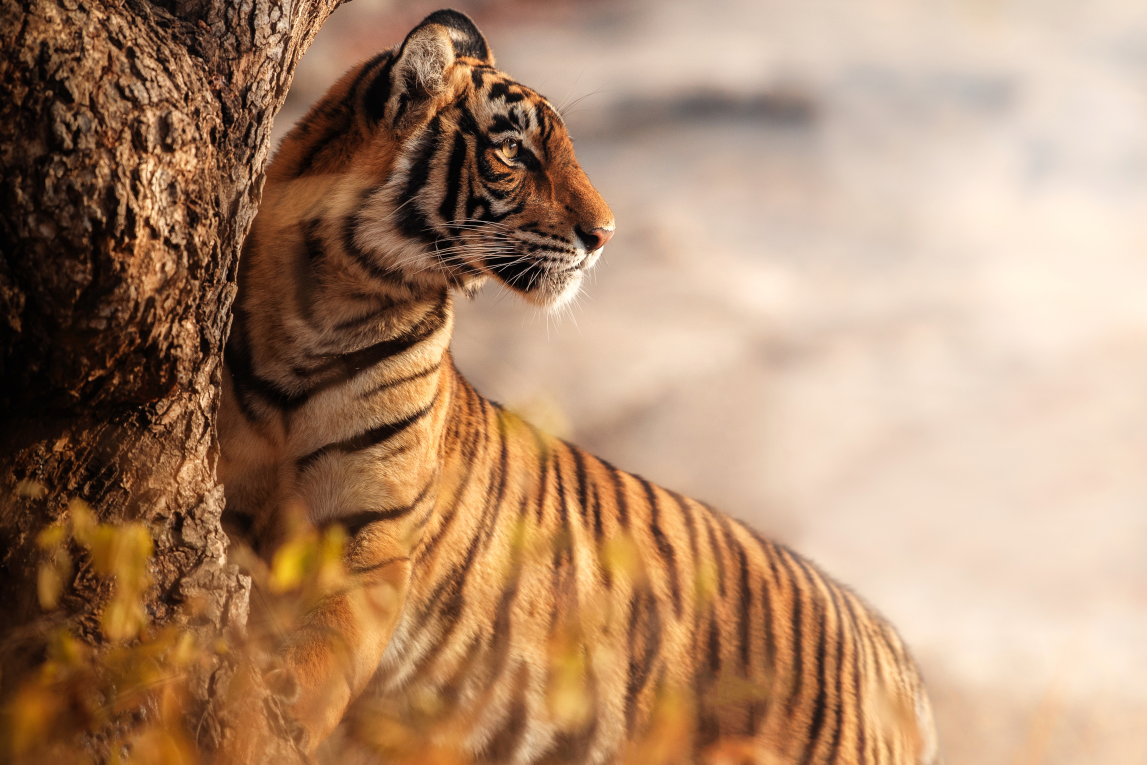
#> input picture Practi #1/Tiger.jpg, 3439 x 2293 px, given in place of Tiger.png, which was not available (shown at 1/3 size)
$ python E.py
#> lines starting #> are read from the running program, lines starting #| are printed output that depends on the picture; pictures that were not available may be replaced by others from this repository, and a replacement may not be noted
from skimage.exposure import rescale_intensity
import numpy as np
import argparse
import cv2
import numpy as np
import matplotlib.pyplot as plt
from PIL import Image,ImageFilter


def highPassFiltering(img,size):#Transfer parameters are Fourier transform spectrogram and filter size
    h, w = img.shape[0:2]#Getting image properties
    h1,w1 = int(h/2), int(w/2)#Find the center point of the Fourier spectrum
    img[h1-int(size/2):h1+int(size/2), w1-int(size/2):w1+int(size/2)] = 0#Center point plus or minus half of the filter size, forming a filter size that defines the size, then set to 0
    return img


gray = cv2.imread("TALLER 1 (2.0)/Tiger.png", 1)
#> gray is the input picture: shape (2293, 3439, 3); mean B, G, R 109.8, 137.9, 173.2
gray = cv2.cvtColor(gray, cv2.COLOR_BGR2GRAY)
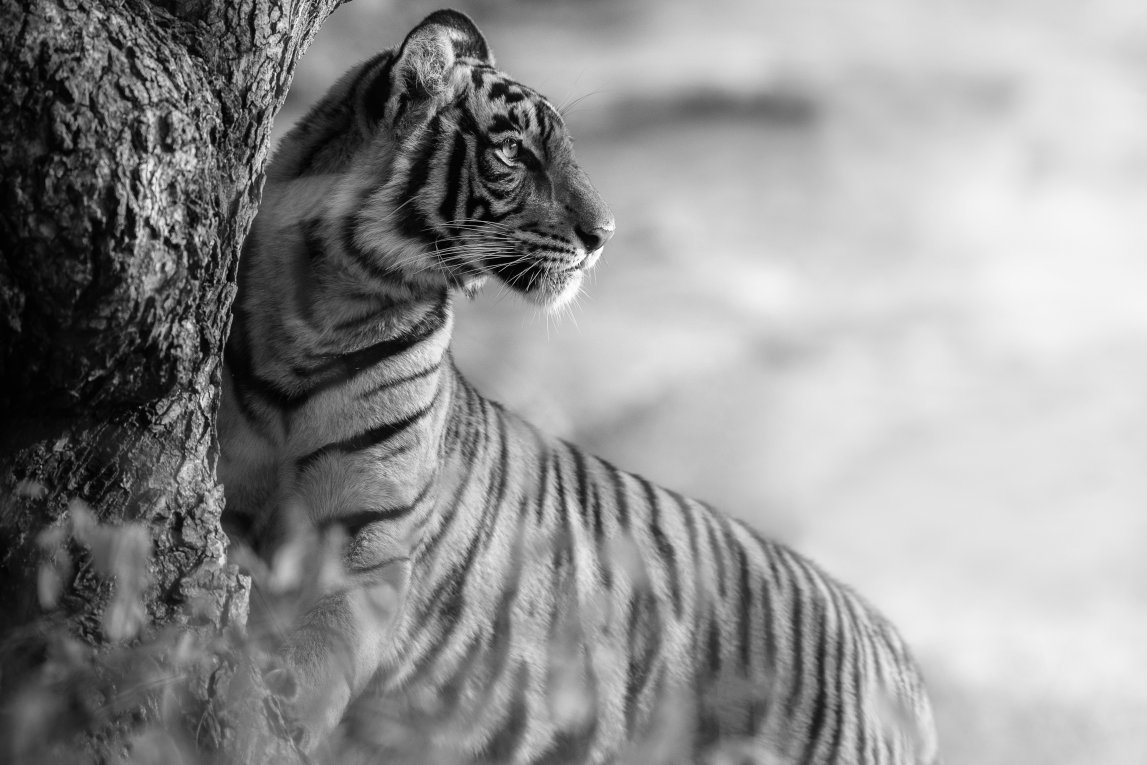
#> gray: shape (2293, 3439) (shown at 1/3 size); min 0, max 255, mean 145.3
gray = cv2.resize(gray, (640, 420))
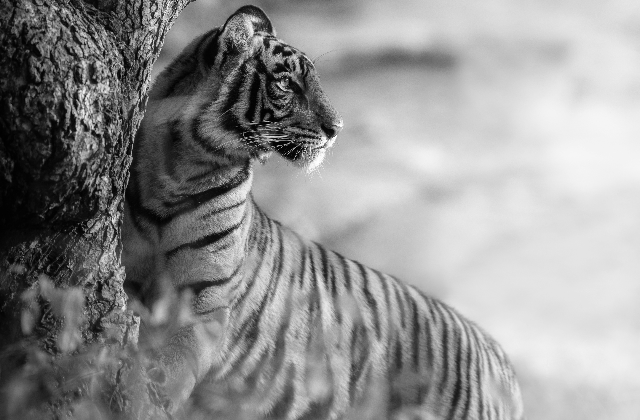
#> gray: shape (420, 640); min 1, max 255, mean 145.1

# Fourier transform
img_dft = np.fft.fft2(gray)
dft_shift = np.fft.fftshift(img_dft)  # Move frequency domain from upper left to middle

#High pass filter
dft_shift=highPassFiltering(dft_shift,200)
res = np.log(np.abs(dft_shift))
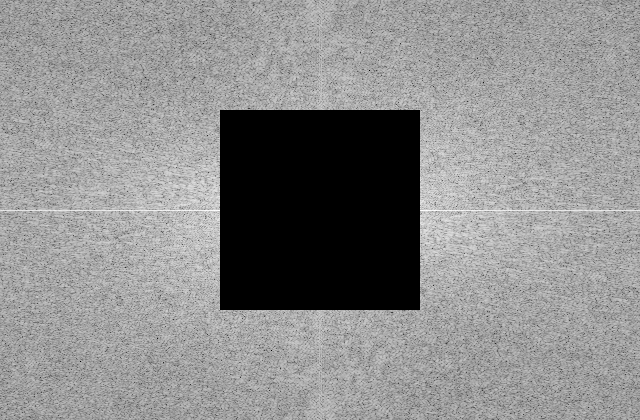
#> res: shape (420, 640) float64; 14.88% of the values are NaN or infinite; the others: min 2.38, max 11.59, mean 8.36; drawn with min black, max white, NaN and infinite black


# Inverse Fourier Transform
idft_shift = np.fft.ifftshift(dft_shift)  #Move the frequency domain from the middle to the upper left corner
ifimg = np.fft.ifft2(idft_shift)  # Fourier library function call
ifimg = np.abs(ifimg)
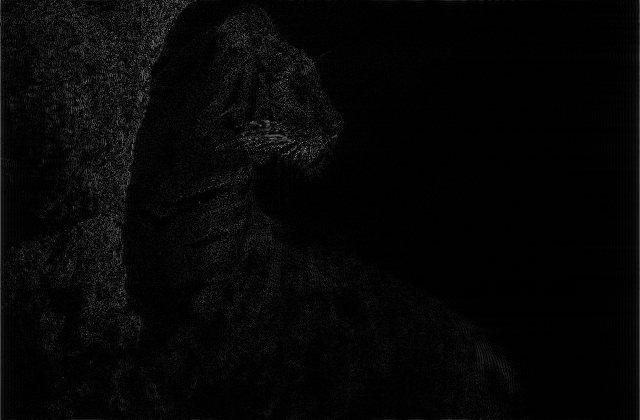
#> ifimg: shape (420, 640) float64; min 0.00406, max 152.7, mean 6.5
cv2.imshow("ifimg",np.int8(ifimg))
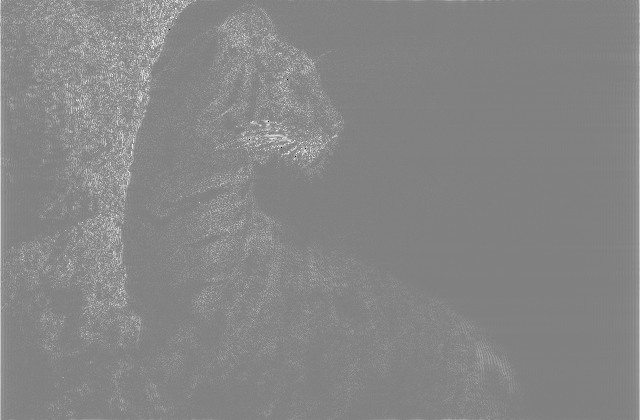
#> window 'ifimg': shape (420, 640) int8; min -128, max 126, mean 6; drawn with min black and max white
cv2.imshow("gray",gray)


# Draw pictures
plt.subplot(131), plt.imshow(gray, 'gray'), plt.title('Original Image')
plt.axis('off')
plt.subplot(132), plt.imshow(res, 'gray'), plt.title('High pass filter')
plt.axis('off')
plt.subplot(133), plt.imshow(np.int8(ifimg), 'gray'), plt.title('Effect after filtering')
plt.axis('off')
plt.show()
cv2.waitKey(0)
cv2.destroyAllWindows()
